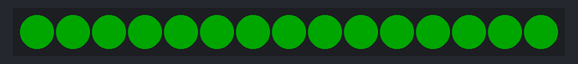
A sketch run on a simulated ESP32. On the bench: 15 RGB LEDs in strip order, left to right. Dim RGB values are drawn brighter than linear; what the sketch prints to the serial monitor is not drawn.

Above: at 0.1 s.
At 2.1 s:
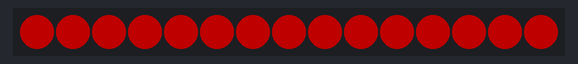
At 4.1 s:
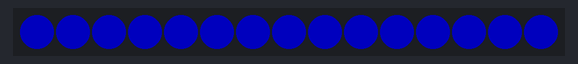
At 13.1 s:
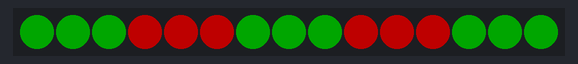
At 16.1 s:
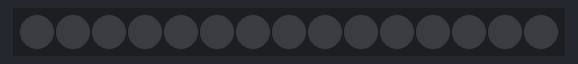

Measured:
- by itself, everything shown: repeats every 17.1 s, in 22 steps
- what the display in image 1 shows lasts 2.0 s, from 2.0 s to 4.0 s
- what the display in image 3 shows lasts 3.0 s, from 13.1 s to 16.1 s
- what the display in image 4 shows lasts 1.0 s, from 16.1 s to 17.1 s

The sketch:

led_test.ino
```cpp
/*
 * LED TEST — WS2812B pe GPIO5
 * Upload asta pentru a testa strip-ul înainte de a folosi sketch-ul principal.
 *
 * Ce face:
 *  1. Toate LED-urile VERDE  (2 sec) — semnal că totul merge
 *  2. Toate LED-urile ROȘU   (2 sec)
 *  3. Toate LED-urile ALBASTRU (2 sec)
 *  4. Teste individuale — aprinde câte 1 LED pe rând (alb) ca să verifici că
 *     numărul de LED-uri e corect și că nu există LED-uri arse
 *  5. Repeat
 *
 * Conexiune:
 *  ESP32 GPIO5  ──[330Ω]── DIN  (firul de date al strip-ului)
 *  ESP32 GND            ── GND  (firul negru / alb al strip-ului)
 *  5V extern            ── 5V   (firul roșu al strip-ului)
 *  NU alimenta strip-ul direct din 3.3V al ESP32!
 */

#include <FastLED.h>

#define LED_PIN   5
#define NUM_LEDS  15
#define BRIGHTNESS 80

CRGB leds[NUM_LEDS];

void clearAll() {
  fill_solid(leds, NUM_LEDS, CRGB::Black);
  FastLED.show();
}

void allColor(CRGB color, int delayMs) {
  fill_solid(leds, NUM_LEDS, color);
  FastLED.show();
  delay(delayMs);
}

void setup() {
  Serial.begin(115200);
  FastLED.addLeds<WS2812B, LED_PIN, GRB>(leds, NUM_LEDS).setCorrection(TypicalLEDStrip);
  FastLED.setBrightness(BRIGHTNESS);
  clearAll();
  Serial.println("=== LED TEST PORNIT ===");
  Serial.printf("Strip: %d LEDs pe GPIO%d\n", NUM_LEDS, LED_PIN);
}

void loop() {
  // --- Test 1: Verde (locuri libere) ---
  Serial.println("VERDE — toate locurile libere");
  allColor(CRGB::Green, 2000);

  // --- Test 2: Roșu (locuri ocupate) ---
  Serial.println("ROSU — toate locurile ocupate");
  allColor(CRGB::Red, 2000);

  // --- Test 3: Albastru ---
  Serial.println("ALBASTRU");
  allColor(CRGB::Blue, 2000);

  clearAll();
  delay(500);

  // --- Test 4: Individual (verifici că nu e niciun LED ars) ---
  Serial.println("TEST INDIVIDUAL — aprind cate 1 LED...");
  for (int i = 0; i < NUM_LEDS; i++) {
    clearAll();
    leds[i] = CRGB::White;
    FastLED.show();
    Serial.printf("  LED #%d\n", i + 1);
    delay(400);
  }

  clearAll();
  delay(500);

  // --- Test 5: Grup de 3 (simulare loc parcare) ---
  Serial.println("TEST GRUPURI — simulare 5 locuri de parcare (3 LEDs/loc)");
  CRGB spotColors[5] = {CRGB::Green, CRGB::Red, CRGB::Green, CRGB::Red, CRGB::Green};
  for (int spot = 0; spot < 5; spot++) {
    for (int led = 0; led < 3; led++) {
      leds[spot * 3 + led] = spotColors[spot];
    }
  }
  FastLED.show();
  Serial.println("  Verde=liber, Rosu=ocupat");
  delay(3000);

  clearAll();
  delay(1000);
}
```
